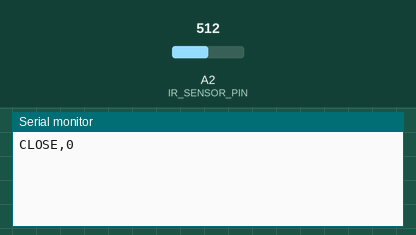
A sketch run on a simulated Arduino Uno, built with avr-gcc and run on an emulated ATmega328P. Shown: the last lines printed to the serial monitor. The test bench sets the inputs (shaded band); at power-on: A2 (IR_SENSOR_PIN) = 512.

Above: at 1.2 s.
1.3 s: A2 (IR_SENSOR_PIN) set to 490
At 2.5 s:
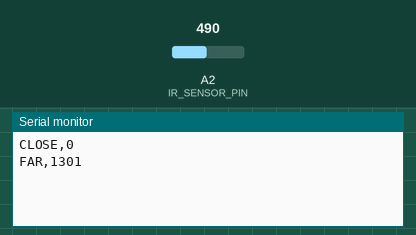
2.8 s: A2 (IR_SENSOR_PIN) set to 510
At 3.9 s:
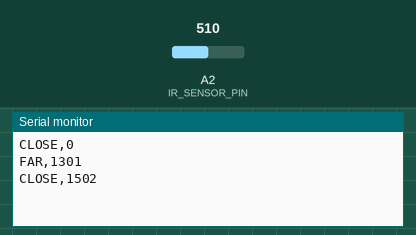

Measured:
- after the input at 1.3 s, the serial monitor: prints a new line at once (image 1)
- after the input at 2.8 s, the serial monitor: prints a new line at once (image 2)

The sketch:

sensor.ino
```cpp
#define IR_SENSOR_PIN 2  // Change this to the appropriate pin number
#define THRESHOLD 500

unsigned long lastStateChangeTime = 0;
bool isClose = false;

void setup() {
  Serial.begin(9600);
  pinMode(IR_SENSOR_PIN, INPUT);
}

void loop() {
  int sensorValue = analogRead(IR_SENSOR_PIN);
  bool currentState = (sensorValue > THRESHOLD);

  if (currentState != isClose) {
    unsigned long currentTime = millis();
    unsigned long duration = currentTime - lastStateChangeTime;

    // Send the state change information
    Serial.print(currentState ? "CLOSE" : "FAR");
    Serial.print(",");
    Serial.println(duration);

    isClose = currentState;
    lastStateChangeTime = currentTime;
  }

  delay(100);
}
```
